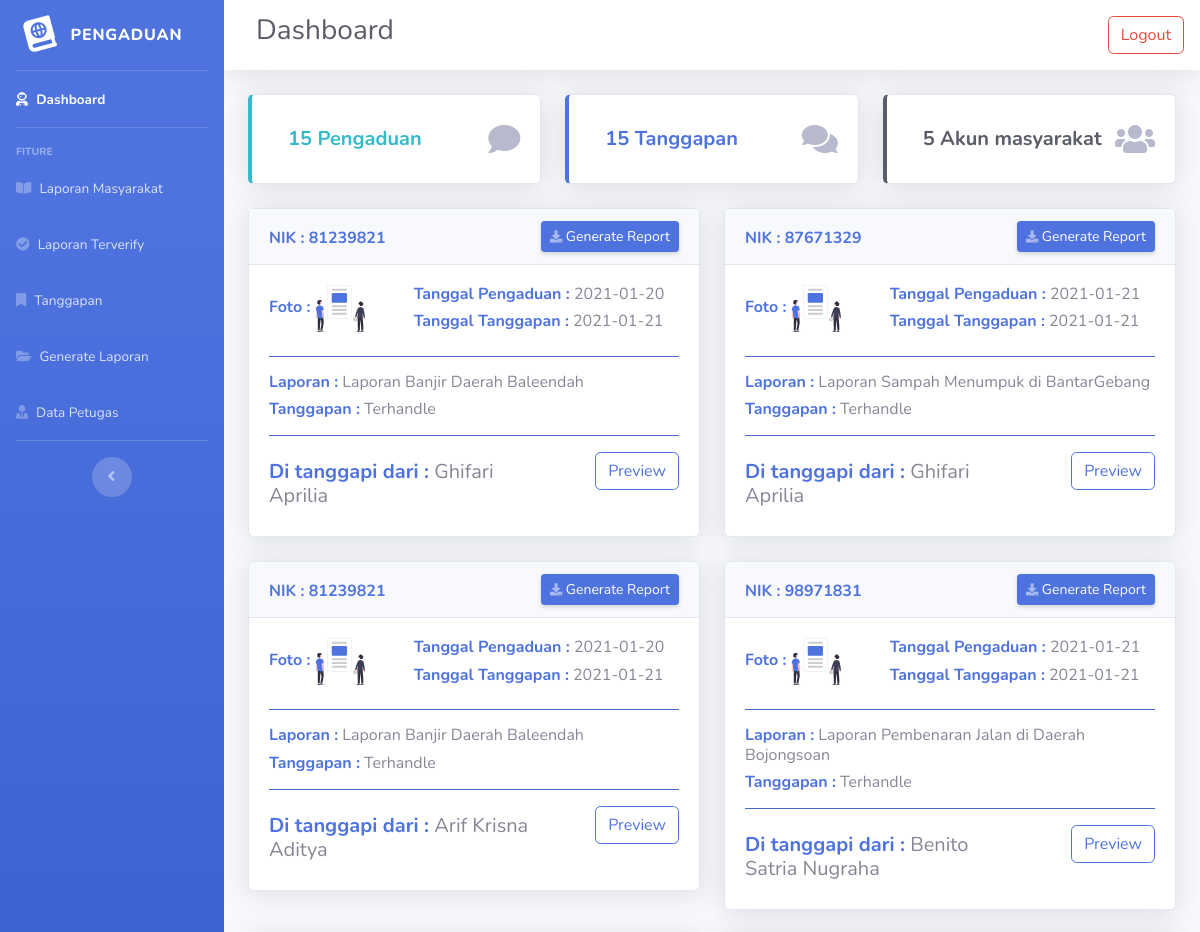
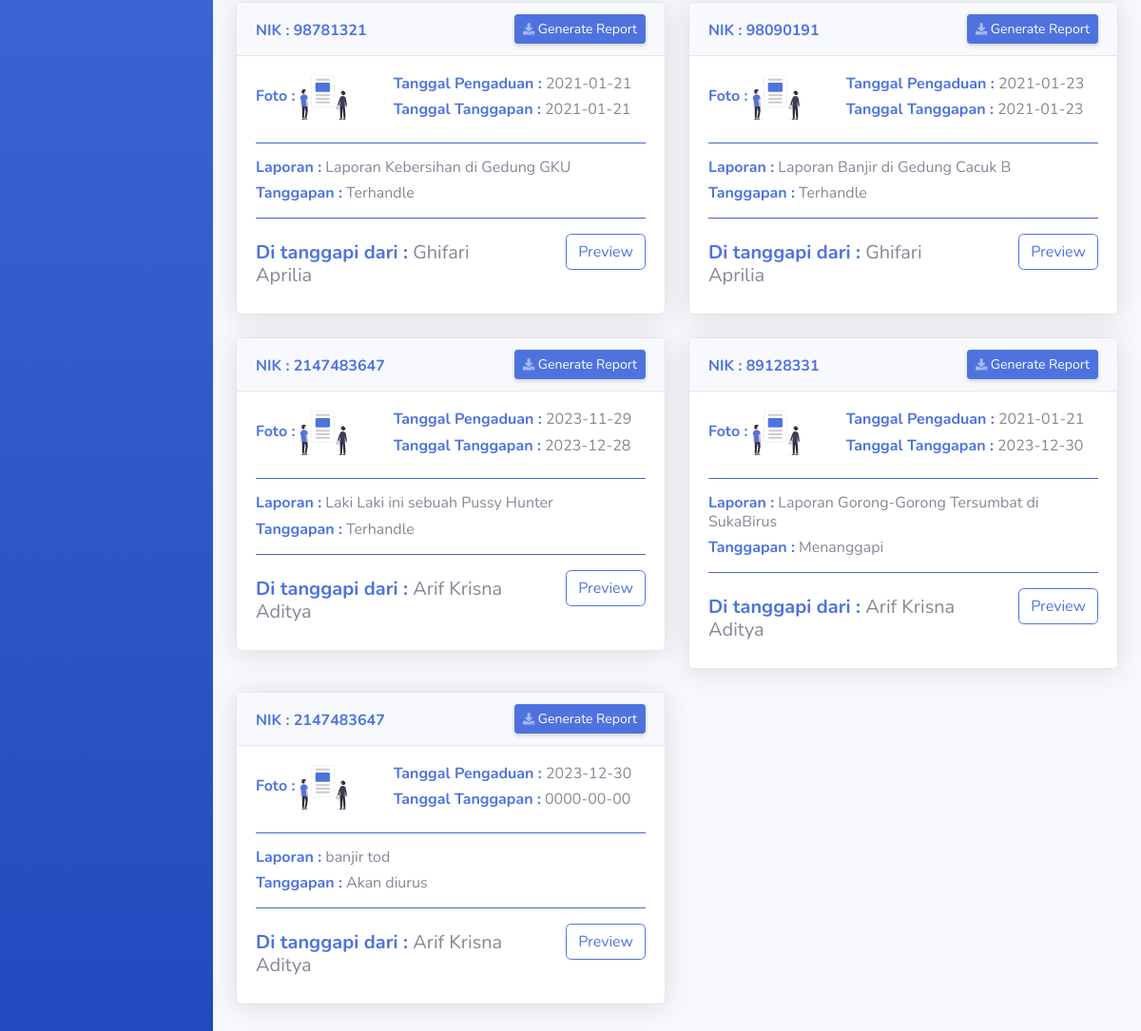
Page /src/admin/dashboard.php on the committed database (2 pictures, top to bottom).
### tables this page shows
CREATE TABLE `pengaduan` (
  `id_pengaduan` int(11) NOT NULL,
  `tgl_pengaduan` date NOT NULL,
  `nik` int(16) NOT NULL,
  `isi_laporan` text NOT NULL,
  `foto` varchar(255) NOT NULL,
  `status` enum('0','proses','selesai') NOT NULL
);

CREATE TABLE `tanggapan` (
  `id_tanggapan` int(11) NOT NULL,
  `id_pengaduan` int(11) NOT NULL,
  `tgl_tanggapan` date NOT NULL,
  `tanggapan` text NOT NULL,
  `id_petugas` int(11) NOT NULL
);

CREATE TABLE `masyarakat` (
  `nik` int(16) NOT NULL,
  `nama` varchar(36) NOT NULL,
  `username` varchar(25) NOT NULL,
  `password` varchar(32) NOT NULL,
  `telp` varchar(13) NOT NULL
);

CREATE TABLE `petugas` (
  `id_petugas` int(11) NOT NULL,
  `nama_petugas` varchar(35) NOT NULL,
  `username` varchar(25) NOT NULL,
  `password` varchar(32) NOT NULL,
  `telp` varchar(13) NOT NULL,
  `level` enum('admin','petugas') NOT NULL
);

### src/admin/dashboard.php (the view)
<?php
$title = 'Dashboard';
require '../../public/app.php';
require '../layouts/header.php';
require '../layouts/navAdmin.php';
$pengaduan = mysqli_query($conn, "SELECT * FROM pengaduan ORDER BY id_pengaduan  DESC LIMIT 1");
$tanggapan = mysqli_query($conn, "SELECT * FROM tanggapan ORDER BY id_tanggapan DESC LIMIT 1");
$masyarakat = mysqli_query($conn, "SELECT * FROM masyarakat ORDER BY nik  DESC LIMIT 1");
$query = "SELECT * FROM (( tanggapan INNER JOIN pengaduan ON tanggapan.id_pengaduan = pengaduan.id_pengaduan )
                          INNER JOIN petugas ON tanggapan.id_petugas = petugas.id_petugas )";
$result = mysqli_query($conn, $query);
?>
<?php while ($row = mysqli_fetch_assoc($pengaduan)) : ?>
  <div class="row mb-3">
    <div class="col-md-4 mb-4" data-aos="fade-up" data-aos-duration="300">
      <div class="card border-left-info shadow h-100 py-2">
        <div class="card-body">
          <div class="row no-gutters align-items-center">
            <div class="col ml-3">
              <div class="h5 mb-0 font-weight-bold text-info"><?= $row['id_pengaduan']; ?> Pengaduan</div>
            </div>
            <i class="fas fa-comment fa-2x text-gray-500"></i>
          </div>
        </div>
      </div>
    </div>
  <?php endwhile; ?>
  <?php while ($row = mysqli_fetch_assoc($tanggapan)) : ?>
    <div class="col-md-4 mb-4" data-aos="fade-up" data-aos-duration="700">
      <div class="card border-left-primary shadow h-100 py-2">
        <div class="card-body">
          <div class="row no-gutters align-items-center">
            <div class="col ml-3">
              <div class="h5 mb-0 font-weight-bold text-primary"><?= $row['id_tanggapan']; ?> Tanggapan</div>
            </div>
            <i class="fas fa-comments fa-2x text-gray-500"></i>
          </div>
        </div>
      </div>
    </div>
  <?php endwhile; ?>
  <?php while ($row = mysqli_fetch_assoc($masyarakat)) : ?>
    <div class="col-md-4 mb-4" data-aos="fade-up" data-aos-duration="700">
      <div class="card border-left-dark shadow h-100 py-2">
        <div class="card-body">
          <div class="row no-gutters align-items-center">
            <div class="col ml-3">
              <div class="h5 mb-0 font-weight-bold text-dark">5 Akun masyarakat</div>
            </div>
            <i class="fas fa-users fa-2x text-gray-500"></i>
          </div>
        </div>
      </div>
    </div>
  <?php endwhile ?>
  <?php while ($row = mysqli_fetch_assoc($result)) : ?>
    <div class="col-6">
      <div class="card shadow mb-4" data-aos="fade-up">
        <div class="card-header">
          <div class="row">
            <div class="col-6">
              <h6 class="m-0 font-weight-bold text-primary mt-2">NIK : <?= $row['nik']; ?></h6>
            </div>
            <div class="col-6">
              <div class="d-sm-flex align-items-center justify-content-end">
                <a href="#" class="d-none d-sm-inline-block btn btn-sm btn-primary shadow-sm"><i class="fas fa-download fa-sm text-white-50"></i> Generate Report</a>
              </div>
            </div>
          </div>
        </div>
        <div class="collapse show" id="generate">
          <div class="card-body">
            <div class="row">
              <div class="col-4">
                <h6 class="text-primary font-weight-bold">Foto : <img src="../../assets/img/img-buat-laporan.svg" width="50" alt=""></h6>
              </div>
              <div class="col-8">
                <h6> <span class="text-primary font-weight-bold">Tanggal Pengaduan :</span> <?= $row['tgl_pengaduan']; ?></h6>
                <h6> <span class="text-primary font-weight-bold">Tanggal Tanggapan :</span> <?= $row['tgl_tanggapan']; ?></h6>
              </div>
            </div>
            <hr class="bg-primary">
            <h6><span class="text-primary font-weight-bold">Laporan :</span> <?= $row['isi_laporan']; ?></h6>
            <h6><span class="text-primary font-weight-bold">Tanggapan :</span> <?= $row['tanggapan']; ?></h6>
            <hr class="bg-primary">
            <div class="row">
              <div class="col-8 mt-2">
                <h5> <span class="text-primary font-weight-bold">Di tanggapi dari :</span> <?= $row['nama_petugas']; ?></h5>
              </div>
              <div class="col-4">
                <div class="d-flex justify-content-end">
                  <a href="preview.php?id_tanggapan=<?= $row['id_tanggapan']; ?>" class="btn btn-outline-primary">Preview</a>
                </div>
              </div>
            </div>
          </div>
        </div>
      </div>
    </div>
  <?php endwhile; ?>
  </div>
  <?php require '../layouts/footer.php'; ?>

### src/layouts/header.php (shortened to what this page needs)
<!doctype html>
<html lang="en">
<head>
    <link rel="stylesheet" href="https://stackpath.bootstrapcdn.com/bootstrap/4.4.1/css/bootstrap.min.css">
    <link href="../../assets/vendor/fontawesome-free/css/all.min.css" rel="stylesheet" type="text/css">
    <link href="../../assets/css/sb-admin-2.min.css" rel="stylesheet">
    <link href="https://unpkg.com/aos@2.3.1/dist/aos.css" rel="stylesheet">
</head>
<body id="page-top">
    <div id="content-wrapper" class="d-flex flex-column">
        <div id="content">

### src/layouts/navAdmin.php (shortened to what this page needs)
<div id="wrapper">
  <ul class="navbar-nav bg-gradient-primary sidebar sidebar-dark accordion" id="accordionSidebar">
    <a class="sidebar-brand d-flex align-items-center justify-content-center" href="index.html">
      <div class="sidebar-brand-icon rotate-n-15">
        <i class="fas fa-atlas"></i>
      </div>
      <div class="sidebar-brand-text mx-3">Pengaduan</div>
    </a>
    <hr class="sidebar-divider my-0">
    <li class="nav-item <?php if ($title === "Dashboard") echo "active"; ?>">
      <a class="nav-link" href="../admin/dashboard.php">
        <i class="fas fa-user-astronaut"></i>
        <span>Dashboard</span></a>
    </li>
    <hr class="sidebar-divider">
    <div class="sidebar-heading">
      Fiture
    </div>
    <li class="nav-item <?php if ($title === "Laporan Masyarakat") echo "active"; ?>">
      <a class="nav-link" href="../admin/laporan.php">
        <i class="fas fa-book-open"></i>
        <span>Laporan Masyarakat</span></a>
    </li>
    <li class="nav-item <?php if ($title === "Laporan Terverifikasi") echo "active"; ?>">
      <a class="nav-link" href="../admin/terverify.php">
        <i class="fas fa-check-circle"></i>
        <span>Laporan Terverify</span></a>
    </li>
    <li class="nav-item <?php if ($title === "Tanggapan") echo "active"; ?>">
      <a class="nav-link" href="../admin/tanggapan.php">
        <i class="fas fa-bookmark"></i>
        <span>Tanggapan</span></a>
    </li>
    <li class="nav-item <?php if ($title === "Generate Laporan") echo "active"; ?>">
      <a class="nav-link" href="../admin/generate.php">
        <i class="fas fa-folder-open"></i>
        <span>Generate Laporan</span></a>
    </li>
    <li class="nav-item <?php if ($title === "Data Petugas") echo "active"; ?>">
      <a class="nav-link" href="../admin/petugas.php">
        <i class="fas fa-user-tie"></i>
        <span>Data Petugas</span></a>
    </li>
    <hr class="sidebar-divider d-none d-md-block">
    <div class="text-center d-none d-md-inline">
      <button class="rounded-circle border-0" id="sidebarToggle"></button>
    </div>
  </ul>
  <div id="content-wrapper" class="d-flex flex-column">
    <div id="content">
      <nav class="navbar navbar-expand navbar-light bg-white topbar mb-4 static-top shadow">
        <h3 class="text-gray-800 ml-3"><?= $title; ?></h3>
        <ul class="navbar-nav ml-auto">
          <li class="nav-item dropdown no-arrow">
            <a href="../user/login.php" class="btn btn-outline-danger">Logout</a>
          </li>
        </ul>
      </nav>
      <div class="container">

### src/layouts/footer.php (shortened to what this page needs)
</div>
</div>
</div>
</body>
</html>

### rows in the picture
pengaduan: id_pengaduan "15"
tanggapan: id_tanggapan "15", id_pengaduan.nik "2147483647", id_pengaduan.tgl_pengaduan "2023-12-30", tgl_tanggapan "0000-00-00", id_pengaduan.isi_laporan "banjir tod", tanggapan "Akan diurus", id_petugas.nama_petugas "Arif Krisna Aditya"
tanggapan: id_pengaduan.nik "81239821", id_pengaduan.tgl_pengaduan "2021-01-20", tgl_tanggapan "2021-01-21", id_pengaduan.isi_laporan "Laporan Banjir Daerah Baleendah", tanggapan "Terhandle", id_petugas.nama_petugas "Ghifari Aprilia"
tanggapan: id_pengaduan.nik "87671329", id_pengaduan.tgl_pengaduan "2021-01-21", tgl_tanggapan "2021-01-21", id_pengaduan.isi_laporan "Laporan Sampah Menumpuk di BantarGebang", tanggapan "Terhandle", id_petugas.nama_petugas "Ghifari Aprilia"
tanggapan: id_pengaduan.nik "81239821", id_pengaduan.tgl_pengaduan "2021-01-20", tgl_tanggapan "2021-01-21", id_pengaduan.isi_laporan "Laporan Banjir Daerah Baleendah", tanggapan "Terhandle", id_petugas.nama_petugas "Arif Krisna Aditya"
tanggapan: id_pengaduan.nik "98971831", id_pengaduan.tgl_pengaduan "2021-01-21", tgl_tanggapan "2021-01-21", id_pengaduan.isi_laporan "Laporan Pembenaran Jalan di Daerah Bojongsoan", tanggapan "Terhandle", id_petugas.nama_petugas "Benito Satria Nugraha"
tanggapan: id_pengaduan.nik "98781321", id_pengaduan.tgl_pengaduan "2021-01-21", tgl_tanggapan "2021-01-21", id_pengaduan.isi_laporan "Laporan Kebersihan di Gedung GKU", tanggapan "Terhandle", id_petugas.nama_petugas "Ghifari Aprilia"
tanggapan: id_pengaduan.nik "98090191", id_pengaduan.tgl_pengaduan "2021-01-23", tgl_tanggapan "2021-01-23", id_pengaduan.isi_laporan "Laporan Banjir di Gedung Cacuk B", tanggapan "Terhandle", id_petugas.nama_petugas "Ghifari Aprilia"
tanggapan: id_pengaduan.nik "2147483647", id_pengaduan.tgl_pengaduan "2023-11-29", tgl_tanggapan "2023-12-28", id_pengaduan.isi_laporan "Laki Laki ini sebuah Pussy Hunter", tanggapan "Terhandle", id_petugas.nama_petugas "Arif Krisna Aditya"
tanggapan: id_pengaduan.nik "89128331", id_pengaduan.tgl_pengaduan "2021-01-21", tgl_tanggapan "2023-12-30", id_pengaduan.isi_laporan "Laporan Gorong-Gorong Tersumbat di SukaBirus", tanggapan "Menanggapi", id_petugas.nama_petugas "Arif Krisna Aditya"

### other values in the picture
$title "Dashboard"
